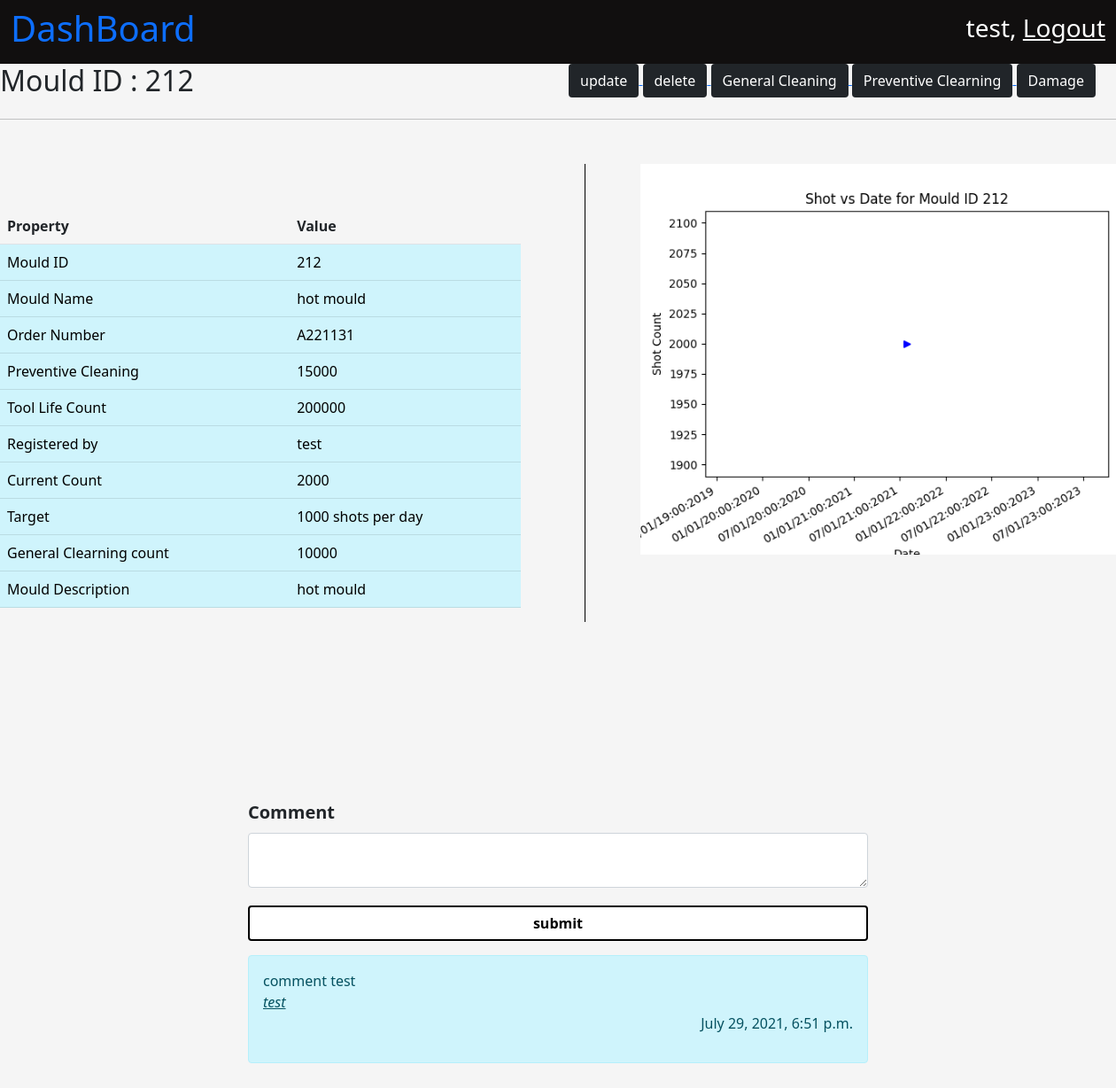
The app's page /mould/212/ (signed in) with its own data.
### mould/models.py (models this page shows, shortened)
class Mould(models.Model):
    mould_id = models.IntegerField(primary_key=True)
    mould_name = models.CharField(max_length=200)
    cavity_number = models.IntegerField()
    registered_date = models.DateTimeField(auto_now_add=True)
    registered_by = models.ForeignKey(User, on_delete=models.PROTECT)
    general_maintaince_cleaning_threshold_value = models.IntegerField()
    preventive_maintaince_clearning_thresold_value = models.IntegerField()
    tool_life = models.IntegerField()
    present_count = models.IntegerField()
    moud_desc = models.CharField(max_length=100)
    order_number = models.CharField(max_length=100)
    raw_material = models.CharField(max_length=100)
    part_weight = models.FloatField()
    runner_weight = models.FloatField()
    tonnage = models.FloatField()
    cycle_time = models.FloatField()
    number_of_shots_per_day = models.IntegerField()
    def __str__(self):
        return str(self.mould_id)

class MouldComment(models.Model):
    mould_id = models.ForeignKey(Mould, related_name='mould_chat', on_delete=models.CASCADE)
    comment_text = models.TextField()
    commented_by = models.ForeignKey(User,related_name='chat_user', on_delete=models.CASCADE)
    commented_date_time = models.DateTimeField(auto_now_add=True)

### mould/views.py (the view, shortened to what this page needs)
# urls.py: path('<int:mould_id>/', views.mould_view, name = "MouldView"),
@login_required
def mould_view(request, mould_id):
    context = {}
    comments = MouldComment.objects.filter(mould_id = mould_id).order_by('commented_date_time')
    comments = list(comments)[::-1]
    print(comments)
    context['comments'] = comments
    mould_data =  Mould.objects.get(mould_id = mould_id)
    context['data'] = mould_data
    drawGraphMould_vs_shots(mould_data)
    return render(request, 'mould_id.html', context)

### mould/views.py (called while the page is built)
def drawGraphMould_vs_shots(mould_id):
    mould_status_data = MouldStatus.objects.filter(mould_id = mould_id).order_by('status_update')
    increment_date = []
    increment_count = []
    for mould in mould_status_data:
        increment_date.append(mould.status_update.date())
        increment_count.append(mould.count_increment)
    print(increment_count)
    print(increment_date)
    plt.title(f'Shot vs Date for Mould ID {mould_id}')
    plt.xlabel('Date')
    plt.ylabel('Shot Count')
    plt.plot(increment_date, increment_count,marker='>', color='blue')
    plt.gcf().autofmt_xdate()
    myFmt = mdates.DateFormatter('%D:%M:%Y')
    plt.gca().xaxis.set_major_formatter(myFmt)
    plt.savefig('mould/static/images/mould_daily_count.png')
    plt.close()

### mould/templates/mould_id.html (shortened to what this page needs)
{% extends 'base.html' %}
{% load static %}
{% block title %}
    <link
        rel="stylesheet"
        href="{% static 'css/mould_id.css' %}" >
{% endblock %}
{% block body_content %}
    <nav
        class="navbar navbar-light dashboard_nav">
        <div class="container-fluid dashboard_nav">
            <p class="h1 dashboard_title">
                <a href="{% url 'homePage' %}" style="text-decoration:None;">
                  DashBoard
                </a>
            </p>
            <div class="user_data">
                <p class="h3">
                    {{ request.user.first_name }},
                    <a href="{% url 'userLogout' %}">
                        Logout
                    </a>
                </p>
            </div>
        </div>
    </nav>
    <div class="heading_container">
        <div class="row">
            <div class="col">
               <p class="h2">
                    Mould ID : {{ data.mould_id }}
                </p>
            </div>
            <div class="col">
                <a href="/mould/update/{{ data.mould_id }}">
                    <button class="btn bg-dark text-white mould_button">
                        update
                    </button>
                </a>
                <a href="/mould/delete/{{ data.mould_id }}">
                    <button class="btn bg-dark text-white mould_button">
                        delete
                    </button>
                </a>
                <a href="/mould/gclean/{{ data.mould_id }}">
                    <button class="btn bg-dark text-white mould_button">
                        General Cleaning
                    </button>
                </a>
                <a href="/mould/delete/{{ data.mould_id }}">
                    <button class="btn bg-dark text-white mould_button">
                        Preventive Clearning
                    </button>
                </a>
                <a href="/mould/delete/{{ data.mould_id }}">
                    <button class="btn bg-dark text-white mould_button">
                        Damage
                    </button>
                </a>
            </div>
        </div>
    </div>
    <hr />
    <div class="mould_data_show">
        <div class="row">
            <div class="col tableColumn">
                <table class="table">
                            <th scope="col">Property</th>
                            <th scope="col">Value</th>
                    <tr class="table-info">
                        <td class="table-info">
                            Mould ID
                        </td>
                        <td class="table-info">
                            {{ data.mould_id }}
                        </td>
                    </tr>
                    <tr class="table-info">
                        <td class="table-info">
                            Mould Name
                        </td>
                        <td class="table-info">
                            {{ data.mould_name }}
                        </td>
                    </tr>
                    <tr class="table-info">
                        <td class="table-info">
                            Order Number
                        </td>
                        <td class="table-info">
                            {{ data.order_number }}
                        </td>
                    </tr>
                    <tr class="table-info">
                        <td class="table-info">
                            Preventive Cleaning
                        </td>
                        <td class="table-info">
                            {{ data.preventive_maintaince_clearning_thresold_value }}
                        </td>
                    </tr>
                    <tr class="table-info">
                        <td class="table-info">
                           Tool Life Count
                        </td>
                        <td class="table-info">
                            {{ data.tool_life }}
                        </td>
                    </tr>
                    <tr class="table-info">
                        <td class="table-info">
                            Registered by
                        </td>
                        <td class="table-info">
                            {{ data.registered_by.first_name }}
                        </td>
                    </tr>
                    <tr class="table-info">
                        <td class="table-info">
                            Current Count
                        </td>
                        <td class="table-info">
                            {{ data.present_count }}
                        </td>
                    </tr>
                    <tr class="table-info">
                        <td class="table-info">
                            Target
                        </td>
                        <td class="table-info">
                            {{ data.number_of_shots_per_day }} shots per day
                        </td>
                    </tr>
                    <tr class="table-info">
                        <td class="table-info">
                            General Clearning count
                        </td>
                        <td class="table-info">
                            {{ data.general_maintaince_cleaning_threshold_value }}
                        </td>
                    </tr>
                    <tr class="table-info">
                        <td class="table-info">
                            Mould Description
                        </td>
                        <td class="table-info">
                            {{ data.moud_desc }}
                        </td>
                    </tr>
                </table>
            </div>
            <div class="col graphColumn">
                <img src="{% static 'images/mould_daily_count.png' %}" class="img-fluid" alt="...">
            </div>
        </div>
    </div>
    <div class="container comment_box">
        <form action="." method = "POST">
              <label
                for="exampleInputEmail1"
                class="form-label"
                style="font-size : 20px;"
                >
                <b>
                Comment
                </b>
            </label>
            <textarea
            name = "comment"
            class="form-control"
            id="mouldName"
            aria-describedby="textHelp"
            required >
            </textarea>
            <div
            class="mb-3 submitButton">
            <button type="submit" class="btn btn-primary submitButton customSubmitButton"><b>submit</b></button>
        </div>
        </form>
        <div class="comment_box_2">
            {% for comment in comments %}
            <div class="alert alert-info" role="alert">
                {{ comment.comment_text }}
                <br/>
                <i><u> {{ comment.commented_by.first_name }} </u></i>
                <p style="text-align:right;">
                    {{ comment.commented_date_time }}
                </p>
            </div>
            {% endfor %}
        </div>
    </div>
{% endblock %}

### mould/static/css/mould_id.css (style rules this page uses)
body { background-color: whitesmoke; }
nav.dashboard_nav { background-color: rgb(17, 15, 15); }
nav.dashboard_nav div.dashboard_nav { color : white; }
nav.dashboard_nav div.user_data p a { color: white; }
div.container { margin-top : 100px; padding: 100px; width: 900px; height: 500px; }
div.container form div button.customSubmitButton { width : 700px; color : black; background-color: white; border : 2px solid black; margin-top : 20px; }
div.mould_data_show { margin-top : 50px; }
div.mould_data_show div.row div.tableColumn { margin-top: 50px; }
div.mould_data_show div.graphColumn { margin-left: 60px; border-left: 0.5px solid black; }
div.mould_data_show div.graphColumn img { margin-left: 50px; width : 650px; }

### records on screen
Mould: mould_id "212", mould_name "hot mould", order_number "A221131", preventive_maintaince_clearning_thresold_value "15000", tool_life "200000", registered_by.first_name "test", present_count "2000", number_of_shots_per_day "1000", general_maintaince_cleaning_threshold_value "10000", moud_desc "hot mould"
MouldComment: comment_text "comment test", commented_by.first_name "test", commented_date_time "July 29, 2021, 6:51 p.m."

### other values on screen
{{ request.user.first_name }} "test"
